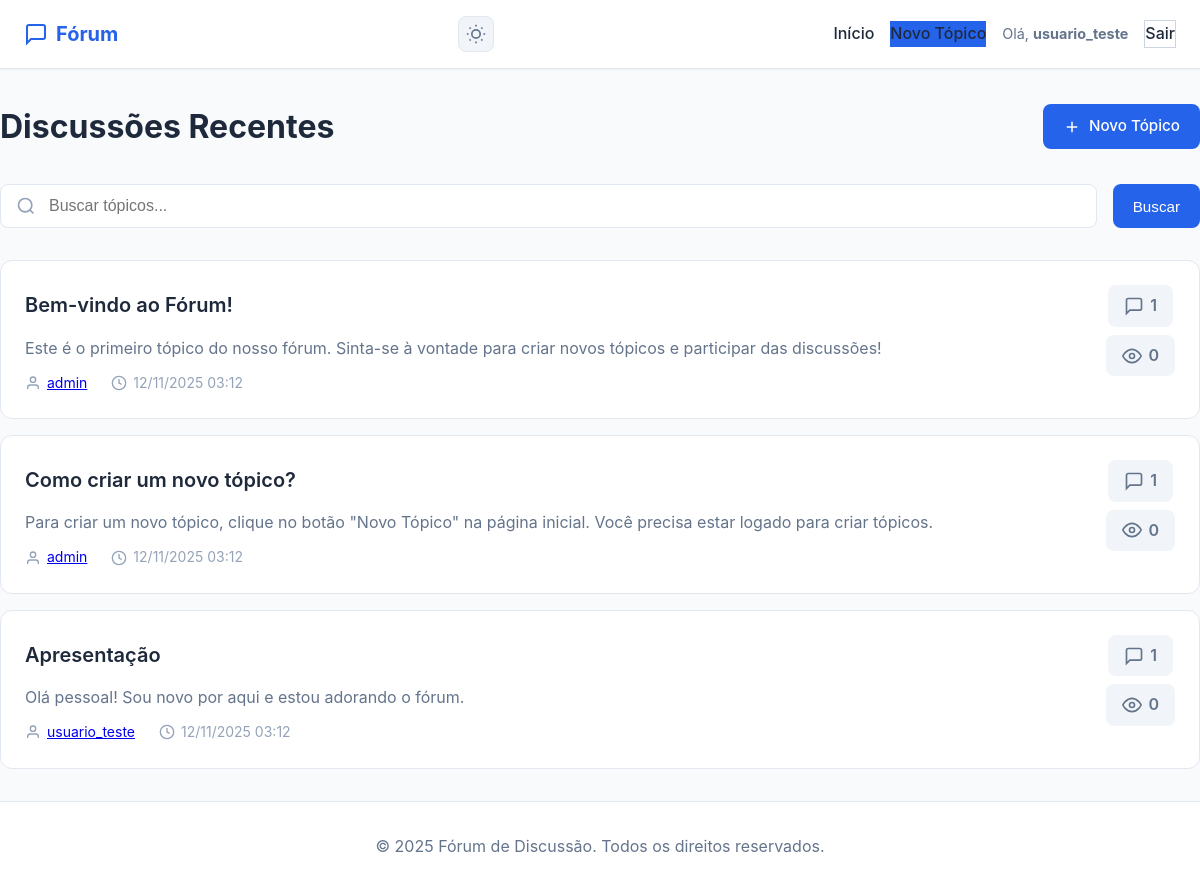
The app's page /index.php (signed in) with its own data.
### tables this page shows
CREATE TABLE topicos (
    id INT AUTO_INCREMENT PRIMARY KEY,
    id_usuario INT NOT NULL,
    titulo VARCHAR(200) NOT NULL,
    conteudo TEXT NOT NULL,
    visualizacoes INT DEFAULT 0,
    data_criacao DATETIME DEFAULT CURRENT_TIMESTAMP,
    FOREIGN KEY (id_usuario) REFERENCES usuarios(id) ON DELETE CASCADE,
    INDEX idx_data_criacao (data_criacao DESC),
    INDEX idx_usuario (id_usuario)
);

CREATE TABLE usuarios (
    id INT AUTO_INCREMENT PRIMARY KEY,
    nome_usuario VARCHAR(50) UNIQUE NOT NULL,
    email VARCHAR(100) UNIQUE NOT NULL,
    senha_hash VARCHAR(255) NOT NULL,
    data_cadastro DATETIME DEFAULT CURRENT_TIMESTAMP,
    INDEX idx_email (email),
    INDEX idx_nome_usuario (nome_usuario)
);

### config.php (called while the page is built, shortened)
<?php
function limparInput($data) {
    $data = trim($data);
    $data = stripslashes($data);
    $data = htmlspecialchars($data, ENT_QUOTES, 'UTF-8');
    return $data;
}
function estaLogado() {
    return isset($_SESSION['user_id']) && !empty($_SESSION['user_id']);
}
?>

### index.php (the view, shortened to what this page needs)
<?php
require_once 'config.php';
$topicos_por_pagina = 10;
$pagina_atual = isset($_GET['pagina']) ? max(1, intval($_GET['pagina'])) : 1;
$offset = ($pagina_atual - 1) * $topicos_por_pagina;
$busca = isset($_GET['busca']) ? limparInput($_GET['busca']) : '';
$where = '';
$params = [];
$types = '';
$conn = conectarDB();
$sql = "SELECT t.id, t.titulo, t.conteudo, t.data_criacao, t.visualizacoes,
               u.nome_usuario, u.id as id_autor,
               (SELECT COUNT(*) FROM respostas WHERE id_topico = t.id) as total_respostas
        FROM topicos t
        INNER JOIN usuarios u ON t.id_usuario = u.id
        $where
        ORDER BY t.data_criacao DESC
        LIMIT ? OFFSET ?";
$stmt = $conn->prepare($sql);
if (!empty($params)) {
    $params[] = $topicos_por_pagina;
    $params[] = $offset;
    $types .= 'ii';
    $stmt->bind_param($types, ...$params);
} else {
    $stmt->bind_param("ii", $topicos_por_pagina, $offset);
}
$stmt->execute();
$resultado = $stmt->get_result();
include 'includes/header.php';
?>
<div class="page-header">
    <h1>Discussões Recentes</h1>
    <?php if (estaLogado()): ?>
        <a href="/forum/topicos/criar.php" class="btn btn-primary">
            <svg width="18" height="18" viewBox="0 0 24 24" fill="none" stroke="currentColor" stroke-width="2">
                <line x1="12" y1="5" x2="12" y2="19"></line>
                <line x1="5" y1="12" x2="19" y2="12"></line>
            </svg>
            Novo Tópico
        </a>
    <?php endif; ?>
</div>
<div class="search-bar">
    <form method="GET" action="" class="search-form">
        <div class="search-input-group">
            <svg width="20" height="20" viewBox="0 0 24 24" fill="none" stroke="currentColor" stroke-width="2">
                <circle cx="11" cy="11" r="8"></circle>
                <path d="m21 21-4.35-4.35"></path>
            </svg>
            <input
                type="text"
                name="busca"
                placeholder="Buscar tópicos..."
                value="<?php echo htmlspecialchars($busca); ?>"
            >
        </div>
        <button type="submit" class="btn btn-primary">Buscar</button>
    </form>
</div>
<div class="topicos-lista">
    <?php if ($resultado && $resultado->num_rows > 0): ?>
        <?php while ($topico = $resultado->fetch_assoc()): ?>
            <div class="topico-card">
                <div class="topico-info">
                    <h2 class="topico-titulo">
                        <a href="/forum/topicos/ver.php?id=<?php echo $topico['id']; ?>">
                            <?php echo limparInput($topico['titulo']); ?>
                        </a>
                    </h2>
                    <p class="topico-preview">
                        <?php
                        $preview = limparInput($topico['conteudo']);
                        echo strlen($preview) > 150 ? substr($preview, 0, 150) . '...' : $preview;
                        ?>
                    </p>
                    <div class="topico-meta">
                        <span class="autor">
                            <svg width="16" height="16" viewBox="0 0 24 24" fill="none" stroke="currentColor" stroke-width="2">
                                <path d="M20 21v-2a4 4 0 0 0-4-4H8a4 4 0 0 0-4 4v2"></path>
                                <circle cx="12" cy="7" r="4"></circle>
                            </svg>
                            <a href="/forum/usuario/perfil.php?id=<?php echo $topico['id_autor']; ?>">
                                <?php echo limparInput($topico['nome_usuario']); ?>
                            </a>
                        </span>
                        <span class="data">
                            <svg width="16" height="16" viewBox="0 0 24 24" fill="none" stroke="currentColor" stroke-width="2">
                                <circle cx="12" cy="12" r="10"></circle>
                                <polyline points="12 6 12 12 16 14"></polyline>
                            </svg>
                            <?php
                            $data = new DateTime($topico['data_criacao']);
                            echo $data->format('d/m/Y H:i');
                            ?>
                        </span>
                    </div>
                </div>
                <div class="topico-stats">
                    <div class="stat">
                        <svg width="20" height="20" viewBox="0 0 24 24" fill="none" stroke="currentColor" stroke-width="2">
                            <path d="M21 15a2 2 0 0 1-2 2H7l-4 4V5a2 2 0 0 1 2-2h14a2 2 0 0 1 2 2z"></path>
                        </svg>
                        <span><?php echo $topico['total_respostas']; ?></span>
                    </div>
                    <div class="stat">
                        <svg width="20" height="20" viewBox="0 0 24 24" fill="none" stroke="currentColor" stroke-width="2">
                            <path d="M1 12s4-8 11-8 11 8 11 8-4 8-11 8-11-8-11-8z"></path>
                            <circle cx="12" cy="12" r="3"></circle>
                        </svg>
                        <span><?php echo $topico['visualizacoes']; ?></span>
                    </div>
                </div>
            </div>
        <?php endwhile; ?>
    <?php endif; ?>
</div>
<?php
include 'includes/footer.php';
?>

### assets/css/style.css (style rules this page uses)
* { margin: 0; padding: 0; box-sizing: border-box; }
:root { --primary: #2563eb; --primary-hover: #1d4ed8; --secondary: #64748b; --success: #10b981; --danger: #ef4444; --warning: #f59e0b; --info: #3b82f6; --bg-main: #f8fafc; --bg-card: #ffffff; --bg-hover: #f1f5f9; --text-primary: #1e293b; --text-secondary: #64748b; --text-light: #94a3b8; --border: #e2e8f0; --border-dark: #cbd5e1; --shadow-sm: 0 1px 2px 0 rgba(0, 0, 0, 0.05); --shadow-md: 0 4px 6px -1px rgba(0, 0, 0, 0.1); --shadow-lg: 0 10px 15px -3px rgba(0, 0, 0, 0.1); --radius-sm: 6px; --radius-md: 8px; --radius-lg: 12px; }
body { font-family: -apple-system, BlinkMacSystemFont, 'Segoe UI', Roboto, 'Helvetica Neue', Arial, sans-serif; background: var(--bg-main); color: var(--text-primary); line-height: 1.6; min-height: 100vh; display: flex; flex-direction: column; transition: background 0.3s, color 0.3s; }
.page-header { display: flex; justify-content: space-between; align-items: center; margin-bottom: 2rem; }
.page-header h1 { font-size: 2rem; color: var(--text-primary); }
.btn { display: inline-flex; align-items: center; gap: 0.5rem; padding: 0.625rem 1.25rem; font-size: 0.95rem; font-weight: 500; border-radius: var(--radius-md); border: none; cursor: pointer; text-decoration: none; transition: all 0.2s; }
.btn-primary { background: var(--primary); color: white; }
.topicos-lista { display: flex; flex-direction: column; gap: 1rem; }
.topico-card { background: var(--bg-card); border: 1px solid var(--border); border-radius: var(--radius-lg); padding: 1.5rem; display: flex; justify-content: space-between; align-items: flex-start; transition: all 0.2s; }
.topico-info { flex: 1; }
.topico-titulo { margin-bottom: 0.75rem; }
.topico-titulo a { color: var(--text-primary); text-decoration: none; font-size: 1.25rem; font-weight: 600; transition: color 0.2s; }
.topico-preview { color: var(--text-secondary); margin-bottom: 0.75rem; line-height: 1.5; }
.topico-meta { display: flex; gap: 1.5rem; font-size: 0.875rem; color: var(--text-light); }
.topico-meta span { display: flex; align-items: center; gap: 0.375rem; }
.topico-stats { display: flex; flex-direction: column; align-items: center; gap: 0.5rem; }
.stat { display: flex; align-items: center; gap: 0.375rem; padding: 0.5rem 1rem; background: var(--bg-hover); border-radius: var(--radius-md); color: var(--text-secondary); font-weight: 600; }
.search-bar { margin-bottom: 2rem; }
.search-form { display: flex; gap: 1rem; }
.search-input-group { flex: 1; position: relative; display: flex; align-items: center; }
.search-input-group svg:first-child { position: absolute; left: 1rem; color: var(--text-light); }
.search-input-group input { width: 100%; padding: 0.75rem 3rem 0.75rem 3rem; border: 1px solid var(--border); border-radius: var(--radius-md); font-size: 1rem; transition: all 0.2s; }

### records on screen
topicos: titulo "Bem-vindo ao Fórum!", conteudo "Este é o primeiro tópico do nosso fórum. Sinta-se à vontade para criar novos tópicos e participar das discussões!", id_usuario.nome_usuario "admin", data_criacao "12/11/2025 03:12", total_respostas "1", visualizacoes "0"
topicos: titulo "Como criar um novo tópico?", conteudo "Para criar um novo tópico, clique no botão \"Novo Tópico\" na página inicial. Você precisa estar logado para criar tópicos.", id_usuario.nome_usuario "admin", data_criacao "12/11/2025 03:12", total_respostas "1", visualizacoes "0"
topicos: titulo "Apresentação", conteudo "Olá pessoal! Sou novo por aqui e estou adorando o fórum.", id_usuario.nome_usuario "usuario_teste", data_criacao "12/11/2025 03:12", total_respostas "1", visualizacoes "0"

### other values on screen
limparInput(obterNomeUsuario()) "usuario_teste"
